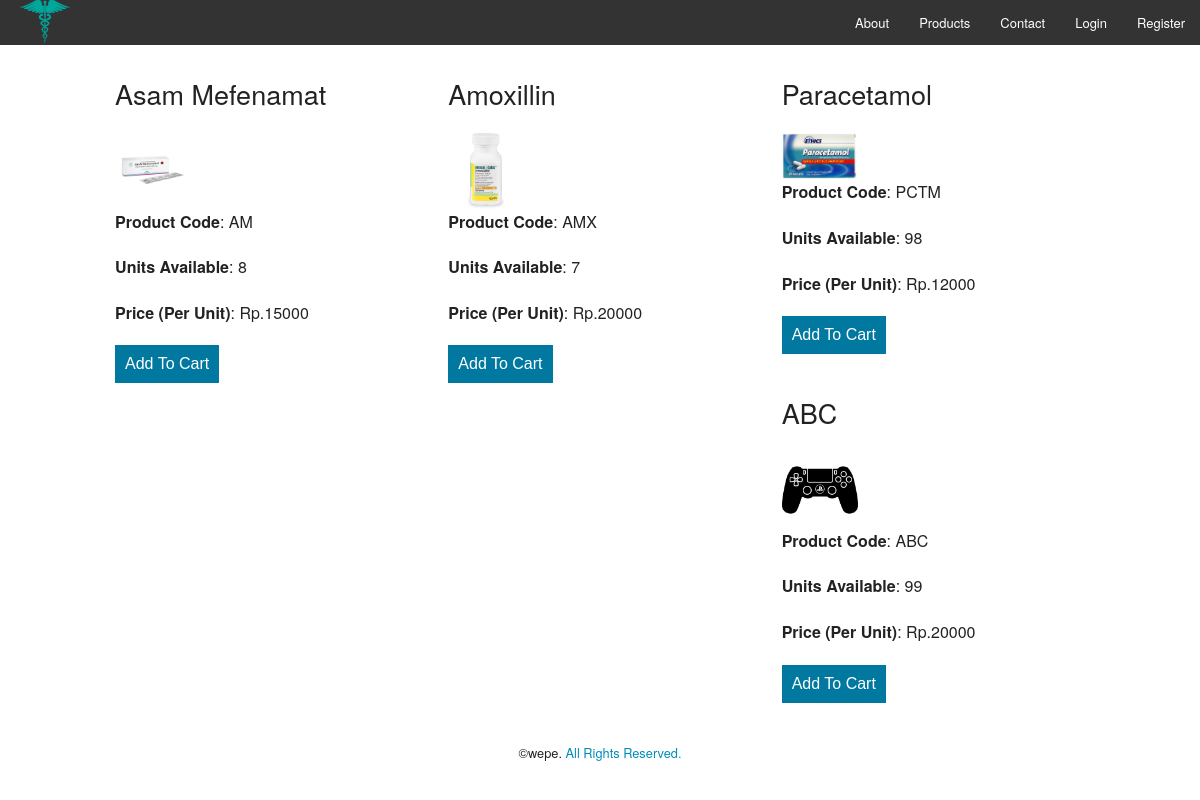
/products.php, run on the app's committed database.
### tables this page shows
CREATE TABLE `products` (
  `id` int(11) NOT NULL,
  `product_code` varchar(60) NOT NULL,
  `product_name` varchar(60) NOT NULL,
  `product_desc` tinytext NOT NULL,
  `product_img_name` varchar(60) NOT NULL,
  `qty` int(5) NOT NULL,
  `price` int(20) NOT NULL
);

### config.php (called while the page is built, shortened)
<?php
$currency = 'Rp.';
?>

### products.php (the view, shortened to what this page needs)
<?php
include 'include/headeruser.php';
include 'config.php';
?>
  <body>
<?php
include 'include/navbaruser.php';
?>
     <div class="row" style="margin-top:10px;">
      <div class="small-12">
        <?php
          $result = $mysqli->query('SELECT * FROM products');
          if($result){
            while($obj = $result->fetch_object()) {
              echo '<div class="large-4 columns">';
              echo '<p><h3>'.$obj->product_name.'</h3></p>';
              echo '<img src="admin/admin/images/'.$obj->product_img_name.'" width="25%" height="400px"/>';
              echo '<p><strong>Product Code</strong>: '.$obj->product_code.'</p>';
              echo '<p><strong>Units Available</strong>: '.$obj->qty.'</p>';
              echo '<p><strong>Price (Per Unit)</strong>: '.$currency.$obj->price.'</p>';
              if($obj->qty > 0){
                echo '<p><a href="update-cart.php?action=add&id='.$obj->id.'"><input type="submit" value="Add To Cart" style="clear:both; background: #0078A0; border: none; color: #fff; font-size: 1em; padding: 10px;" /></a></p>';
              }
              else {
                echo 'Out Of Stock!';
              }
              echo '</div>';
            }
          }
          echo '</div>';
          echo '</div>';
          ?>
        <div class="row" style="margin-top:10px;">
          <div class="small-12">
 <?php include 'include/footer.php'; ?>

### include/headeruser.php (shortened to what this page needs)
<head>
  <link rel="stylesheet" href="css/foundation.css" />
</head>

### include/navbaruser.php (shortened to what this page needs)
<nav class="top-bar" data-topbar role="navigation">
  <ul class="title-area">
    <li class="name">
   <a href="index.php"><img src="images/logo.png" width='50px' align="center" class="navbar" /></a>
    </li>
  </ul>
  <section class="top-bar-section">
    <ul class="right">
      <li><a href="about.php">About</a></li>
      <li><a href="products.php">Products</a></li>
      <li><a href="contact.php">Contact</a></li>
      <?php
      if(isset($_SESSION['username'])){
        echo '<li><a href="cart.php">View Cart</a></li>';
        echo '<li><a href="orders.php">My Orders</a></li>';
        echo '<li><a href="account.php">My Account</a></li>';
        echo '<li><a href="logout.php">Logout</a></li>';
      }
      else{
        echo '<li><a href="login.php">Login</a></li>';
        echo '<li><a href="register.php">Register</a></li>';
      }
      ?>
    </ul>
  </section>
</nav>

### include/footer.php (shortened to what this page needs)
    <footer style="margin-top:10px;">
       <p style="text-align:center; font-size:0.8em;">&copy;wepe. <a href="admin/admin/home.php"> All Rights Reserved.</p>
    </footer>
  </div>
</div>

### data on the page
products: product_name "Asam Mefenamat", product_img_name (picture), product_code "AM", qty "8", price "15000"
products: product_name "Amoxillin", product_img_name (picture), product_code "AMX", qty "7", price "20000"
products: product_name "Paracetamol", product_img_name (picture), product_code "PCTM", qty "98", price "12000"
products: product_name "ABC", product_img_name (picture), product_code "ABC", qty "99", price "20000"
